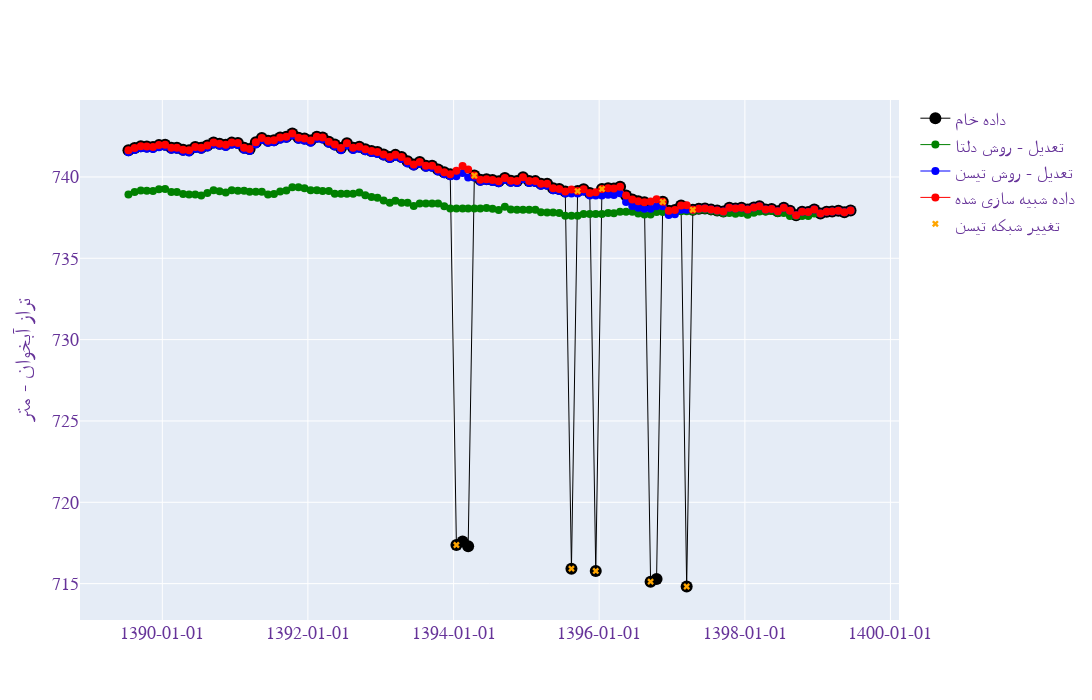

Notebook cell for this chart:
### Markdown cell above
# Plot Aquifer Hydrograph

### Code cell
df_original = Data_Original.groupby(by=['MAHDOUDE_NAME', 'AQUIFER_NAME', 'DATE_GREGORIAN', 'DATE_PERSIAN']).mean().reset_index()\
    .sort_values(by=["MAHDOUDE_NAME", "AQUIFER_NAME", "DATE_GREGORIAN"])

df_interpolate = Data_Interpolate.groupby(by=['MAHDOUDE_NAME', 'AQUIFER_NAME', 'DATE_GREGORIAN', 'DATE_PERSIAN']).mean().reset_index()\
    .sort_values(by=["MAHDOUDE_NAME", "AQUIFER_NAME", "DATE_GREGORIAN"])

clc = data_2[data_2["CHECK_LOCATION_CONDI"]]

# Create Traces
fig = go.Figure()

fig.add_trace(
    go.Scatter(
        x=df_original["DATE_PERSIAN"],
        y=df_original["HEAD_AQUIFER_THISSEN"],
        mode='lines+markers',
        name='داده خام',
        marker=dict(
            color='black',
            size=12,
        ),
        line=dict(
            color='black',
            width=1
        )        
    )
)

fig.add_trace(
    go.Scatter(
        x=data_1["DATE_PERSIAN"],
        y=data_1["ADJ_HEAD_AQUIFER_THISSEN"],
        mode='lines+markers',
        name='تعدیل - روش دلتا',
        marker=dict(
            color='green',
            size=8,
        ),
        line=dict(
            color='green',
            width=1
        )        
    )
)



fig.add_trace(
    go.Scatter(
        x=data_3["DATE_PERSIAN"],
        y=data_3["ADJ_HEAD_AQUIFER_THISSEN"],
        mode='lines+markers',
        name='تعدیل - روش تیسن',
        marker=dict(
            color='blue',
            size=8,
        ),
        line=dict(
            color='blue',
            width=1
        )        
    )
)




fig.add_trace(
    go.Scatter(
        x=df_interpolate["DATE_PERSIAN"],
        y=df_interpolate["HEAD_AQUIFER_THISSEN"],
        mode='lines+markers',
        name='داده شبیه سازی شده',
        marker=dict(
            color='red',
            size=8,
        ),
        line=dict(
            color='red',
            width=1
        )   
    )
)

fig.add_trace(
    go.Scatter(
        x=clc["DATE_PERSIAN"],
        y=clc["HEAD_AQUIFER_THISSEN"],
        mode='markers',
        name='تغییر شبکه تیسن',
        marker=dict(
            color='orange',
            size=6,
            symbol='x'
        )
    )
)

fig.update_layout(
    autosize=False,
    width=1400,
    height=700,
    yaxis_title="تراز آبخوان - متر",
    font=dict(
        family="B Zar, Courier New, monospace",
        size=18,
        color="RebeccaPurple"
    ),
    xaxis=dict(
        tickformat="%Y-%m-%d"
    ),
)

fig.show()
